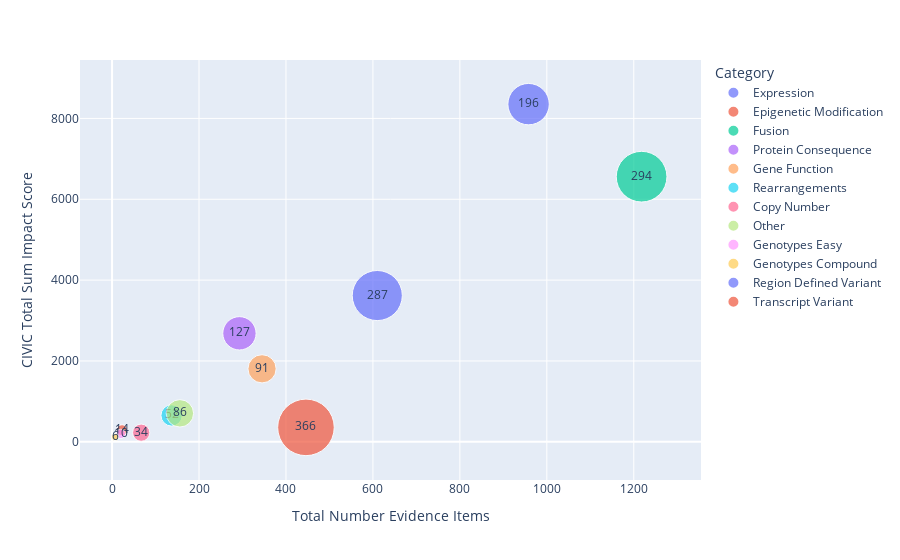

The notebook cell this image was saved under:
### Markdown cell above
The scatterplot below shows the relationship between the Not Suported variant sub category impact score and the number of evidence items associated with variants in each sub category. Additionally, the sizes of the data point represent the number of variants in each sub category.

### Code cell
fig2 = px.scatter(
    data_frame=not_supported_variant_impact_df,
    x="Total Number Evidence Items",
    y="CIVIC Total Sum Impact Score",
    size="Total Number Variants",
    size_max=40,
    text="Total Number Variants",
    color="Category",
    hover_data="% Accepted Evidence Items",
)
fig2.show()

### Figure 1 — Plotly figure (JSON) as saved in the notebook; plotly's stock layout.template omitted (floating-point values rounded to 4 significant figures)
{"data": [{"customdata": [["56.07%"]], "hovertemplate": "Category=Expression<br>Total Number Evidence Items=%{x}<br>CIVIC Total Sum Impact Score=%{y}<br>Total Number Variants=%{text}<br>% Accepted Evidence Items=%{customdata[0]}<extra></extra>", "legendgroup": "Expression", "marker": {"color": "#636efa", "size": [287], "sizemode": "area", "sizeref": 0.2288, "symbol": "circle"}, "mode": "markers+text", "name": "Expression", "orientation": "v", "showlegend": true, "text": [287], "type": "scatter", "x": [610], "xaxis": "x", "y": [3618], "yaxis": "y"}, {"customdata": [["95.65%"]], "hovertemplate": "Category=Epigenetic Modification<br>Total Number Evidence Items=%{x}<br>CIVIC Total Sum Impact Score=%{y}<br>Total Number Variants=%{text}<br>% Accepted Evidence Items=%{customdata[0]}<extra></extra>", "legendgroup": "Epigenetic Modification", "marker": {"color": "#EF553B", "size": [14], "sizemode": "area", "sizeref": 0.2288, "symbol": "circle"}, "mode": "markers+text", "name": "Epigenetic Modification", "orientation": "v", "showlegend": true, "text": [14], "type": "scatter", "x": [23], "xaxis": "x", "y": [285.5], "yaxis": "y"}, {"customdata": [["61.33%"]], "hovertemplate": "Category=Fusion<br>Total Number Evidence Items=%{x}<br>CIVIC Total Sum Impact Score=%{y}<br>Total Number Variants=%{text}<br>% Accepted Evidence Items=%{customdata[0]}<extra></extra>", "legendgroup": "Fusion", "marker": {"color": "#00cc96", "size": [294], "sizemode": "area", "sizeref": 0.2288, "symbol": "circle"}, "mode": "markers+text", "name": "Fusion", "orientation": "v", "showlegend": true, "text": [294], "type": "scatter", "x": [1218], "xaxis": "x", "y": [6559.0], "yaxis": "y"}, {"customdata": [["65.19%"]], "hovertemplate": "Category=Protein Consequence<br>Total Number Evidence Items=%{x}<br>CIVIC Total Sum Impact Score=%{y}<br>Total Number Variants=%{text}<br>% Accepted Evidence Items=%{customdata[0]}<extra></extra>", "legendgroup": "Protein Consequence", "marker": {"color": "#ab63fa", "size": [127], "sizemode": "area", "sizeref": 0.2288, "symbol": "circle"}, "mode": "markers+text", "name": "Protein Consequence", "orientation": "v", "showlegend": true, "text": [127], "type": "scatter", "x": [293], "xaxis": "x", "y": [2684.0], "yaxis": "y"}, {"customdata": [["44.64%"]], "hovertemplate": "Category=Gene Function<br>Total Number Evidence Items=%{x}<br>CIVIC Total Sum Impact Score=%{y}<br>Total Number Variants=%{text}<br>% Accepted Evidence Items=%{customdata[0]}<extra></extra>", "legendgroup": "Gene Function", "marker": {"color": "#FFA15A", "size": [91], "sizemode": "area", "sizeref": 0.2288, "symbol": "circle"}, "mode": "markers+text", "name": "Gene Function", "orientation": "v", "showlegend": true, "text": [91], "type": "scatter", "x": [345], "xaxis": "x", "y": [1806.0], "yaxis": "y"}, {"customdata": [["38.69%"]], "hovertemplate": "Category=Rearrangements<br>Total Number Evidence Items=%{x}<br>CIVIC Total Sum Impact Score=%{y}<br>Total Number Variants=%{text}<br>% Accepted Evidence Items=%{customdata[0]}<extra></extra>", "legendgroup": "Rearrangements", "marker": {"color": "#19d3f3", "size": [52], "sizemode": "area", "sizeref": 0.2288, "symbol": "circle"}, "mode": "markers+text", "name": "Rearrangements", "orientation": "v", "showlegend": true, "text": [52], "type": "scatter", "x": [137], "xaxis": "x", "y": [653], "yaxis": "y"}, {"customdata": [["46.27%"]], "hovertemplate": "Category=Copy Number<br>Total Number Evidence Items=%{x}<br>CIVIC Total Sum Impact Score=%{y}<br>Total Number Variants=%{text}<br>% Accepted Evidence Items=%{customdata[0]}<extra></extra>", "legendgroup": "Copy Number", "marker": {"color": "#FF6692", "size": [34], "sizemode": "area", "sizeref": 0.2288, "symbol": "circle"}, "mode": "markers+text", "name": "Copy Number", "orientation": "v", "showlegend": true, "text": [34], "type": "scatter", "x": [67], "xaxis": "x", "y": [225], "yaxis": "y"}, {"customdata": [["39.74%"]], "hovertemplate": "Category=Other<br>Total Number Evidence Items=%{x}<br>CIVIC Total Sum Impact Score=%{y}<br>Total Number Variants=%{text}<br>% Accepted Evidence Items=%{customdata[0]}<extra></extra>", "legendgroup": "Other", "marker": {"color": "#B6E880", "size": [86], "sizemode": "area", "sizeref": 0.2288, "symbol": "circle"}, "mode": "markers+text", "name": "Other", "orientation": "v", "showlegend": true, "text": [86], "type": "scatter", "x": [156], "xaxis": "x", "y": [703.5], "yaxis": "y"}, {"customdata": [["65.00%"]], "hovertemplate": "Category=Genotypes Easy<br>Total Number Evidence Items=%{x}<br>CIVIC Total Sum Impact Score=%{y}<br>Total Number Variants=%{text}<br>% Accepted Evidence Items=%{customdata[0]}<extra></extra>", "legendgroup": "Genotypes Easy", "marker": {"color": "#FF97FF", "size": [10], "sizemode": "area", "sizeref": 0.2288, "symbol": "circle"}, "mode": "markers+text", "name": "Genotypes Easy", "orientation": "v", "showlegend": true, "text": [10], "type": "scatter", "x": [20], "xaxis": "x", "y": [195], "yaxis": "y"}, {"customdata": [["57.14%"]], "hovertemplate": "Category=Genotypes Compound<br>Total Number Evidence Items=%{x}<br>CIVIC Total Sum Impact Score=%{y}<br>Total Number Variants=%{text}<br>% Accepted Evidence Items=%{customdata[0]}<extra></extra>", "legendgroup": "Genotypes Compound", "marker": {"color": "#FECB52", "size": [6], "sizemode": "area", "sizeref": 0.2288, "symbol": "circle"}, "mode": "markers+text", "name": "Genotypes Compound", "orientation": "v", "showlegend": true, "text": [6], "type": "scatter", "x": [7], "xaxis": "x", "y": [117.5], "yaxis": "y"}, {"customdata": [["58.25%"]], "hovertemplate": "Category=Region Defined Variant<br>Total Number Evidence Items=%{x}<br>CIVIC Total Sum Impact Score=%{y}<br>Total Number Variants=%{text}<br>% Accepted Evidence Items=%{customdata[0]}<extra></extra>", "legendgroup": "Region Defined Variant", "marker": {"color": "#636efa", "size": [196], "sizemode": "area", "sizeref": 0.2288, "symbol": "circle"}, "mode": "markers+text", "name": "Region Defined Variant", "orientation": "v", "showlegend": true, "text": [196], "type": "scatter", "x": [958], "xaxis": "x", "y": [8354.0], "yaxis": "y"}, {"customdata": [["12.11%"]], "hovertemplate": "Category=Transcript Variant<br>Total Number Evidence Items=%{x}<br>CIVIC Total Sum Impact Score=%{y}<br>Total Number Variants=%{text}<br>% Accepted Evidence Items=%{customdata[0]}<extra></extra>", "legendgroup": "Transcript Variant", "marker": {"color": "#EF553B", "size": [366], "sizemode": "area", "sizeref": 0.2288, "symbol": "circle"}, "mode": "markers+text", "name": "Transcript Variant", "orientation": "v", "showlegend": true, "text": [366], "type": "scatter", "x": [446], "xaxis": "x", "y": [356.5], "yaxis": "y"}], "layout": {"legend": {"itemsizing": "constant", "title": {"text": "Category"}, "tracegroupgap": 0}, "margin": {"t": 60}, "xaxis": {"anchor": "y", "domain": [0, 1], "title": {"text": "Total Number Evidence Items"}}, "yaxis": {"anchor": "x", "domain": [0, 1], "title": {"text": "CIVIC Total Sum Impact Score"}}}}
